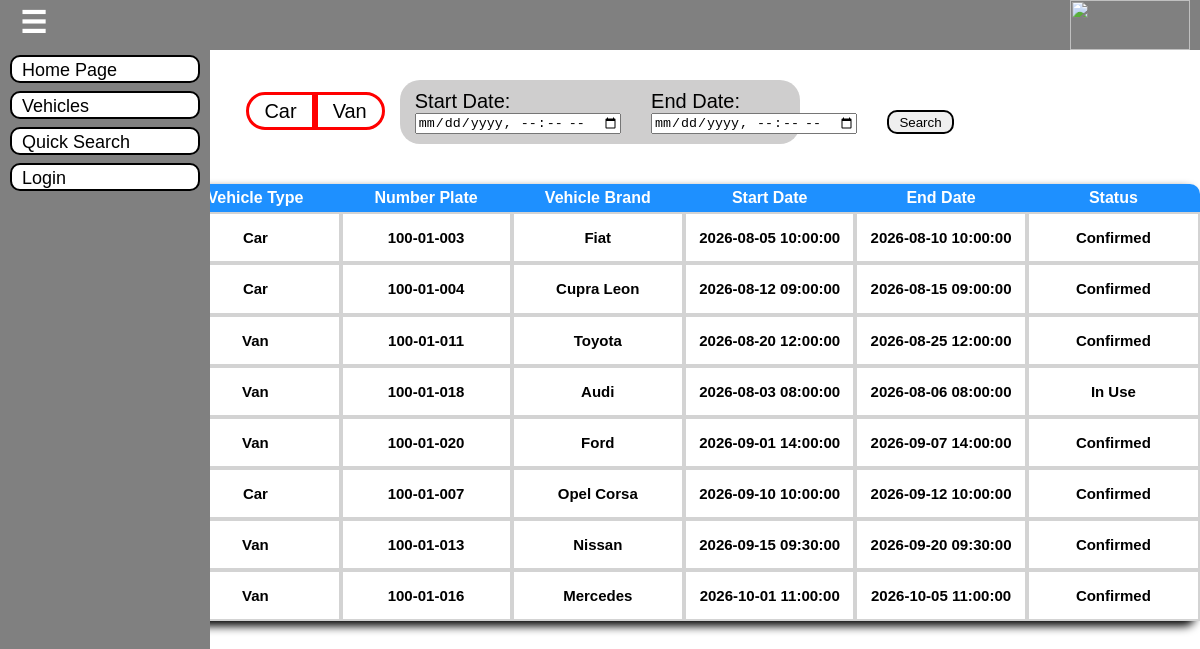
/VehicleRentalHistory.php, run on an earlier commit of the app's database.
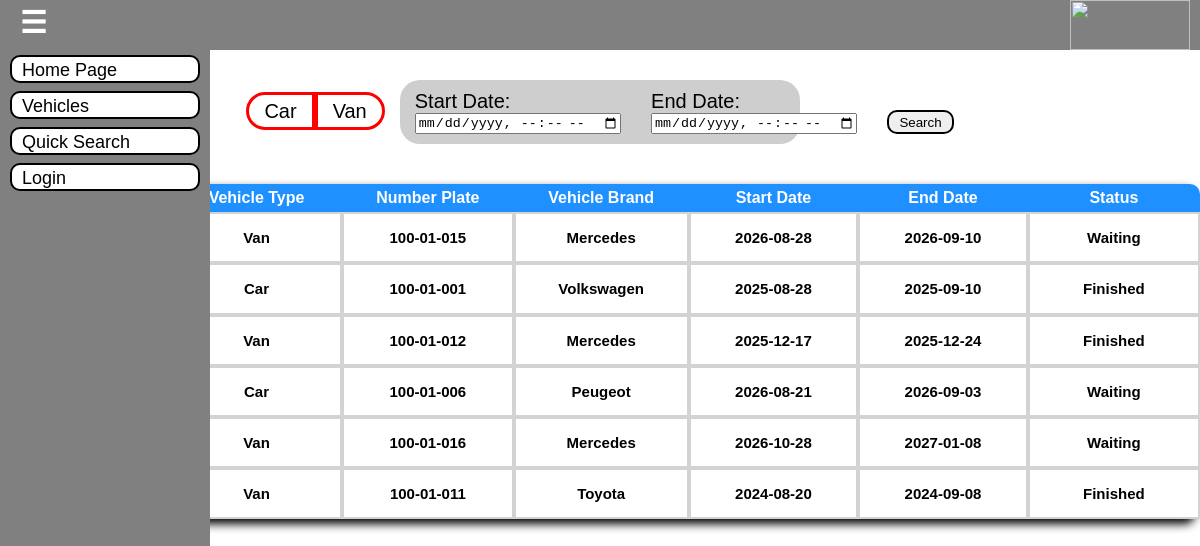
And on a later commit of the database.
### tables this page shows
CREATE TABLE IF NOT EXISTS `vehicle` (
  `Id` int NOT NULL AUTO_INCREMENT,
  `VehicleType` varchar(250) NOT NULL,
  `NumberPlate` varchar(250) NOT NULL,
  `VehicleBrand` varchar(250) NOT NULL,
  `Image` varchar(250) NOT NULL,
  `PricePerDay` decimal(10,2) NOT NULL,
  `GearBox` varchar(250) NOT NULL,
  `Seats` int NOT NULL,
  `Doors` int NOT NULL,
  `DriveStyle` tinyint(1) NOT NULL DEFAULT '0',
  `Miles` decimal(10,3) NOT NULL,
  `Color` varchar(250) NOT NULL,
  `Convertible` tinyint(1) NOT NULL DEFAULT '0',
  `EnergyType` varchar(250) NOT NULL,
  `HorsePower` int NOT NULL,
  `VehicleName` varchar(250) NOT NULL,
  `MaxSpeed` int NOT NULL,
  `DriveType` varchar(250) NOT NULL,
  `TankSize` int NOT NULL,
  `AirConditioner` tinyint(1) NOT NULL DEFAULT '0',
  `VehicleInside1` varchar(250) NOT NULL,
  `VehicleInside2` varchar(250) NOT NULL,
  `VehicleInside3` varchar(250) NOT NULL,
  `VehicleInside4` varchar(250) NOT NULL,
  `Branch` varchar(250) NOT NULL,
  `VehicleLogo` varchar(250) NOT NULL,
  `Rating` int NOT NULL,
  `TotalRating` int NOT NULL,
  PRIMARY KEY (`Id`)
);

CREATE TABLE IF NOT EXISTS `booking` (
  `BookingId` int NOT NULL AUTO_INCREMENT,
  `CustomerId` int NOT NULL,
  `VehicleId` int NOT NULL,
  `StartDate` date NOT NULL,
  `EndDate` date NOT NULL,
  `Status` varchar(250) NOT NULL,
  `CreatedAt` timestamp NOT NULL DEFAULT CURRENT_TIMESTAMP,
  `UpdatedAt` timestamp NOT NULL DEFAULT CURRENT_TIMESTAMP,
  `TotalPrice` decimal(10,2) NOT NULL,
  `RatingStatus` varchar(50) NOT NULL,
  PRIMARY KEY (`BookingId`),
  KEY `CustomerId` (`CustomerId`),
  KEY `CarId` (`VehicleId`)
);

### VehicleRentalHistory.php (the view, shortened to what this page needs)
<?php
    include "Nav.php";
    $con=OpenCon();
    $Search="";
    $Search2="";
?>
<!DOCTYPE HTML>
<html>
    <head>
    </head>
    <body>
        <nav class="nav">
            <form method="POST">
                <div class="Css1">
                    <label>
                        <span id="Car">Car</span>
                    </label>
                    <label>
                        <span id="Van">Van</span>
                    </label>
                </div>
                <div>
                    <label id="DateCss">Start Date:</label>
                    <input type="datetime-local" name="StartDate">
                </div>
                <div>
                    <label id="DateCss">End Date:</label>
                    <input type="datetime-local" name="EndDate">
                </div>
                <button type="submit" name="Search">Search</button>
            </form>
        </nav>
        <?php
            if(isset($_SESSION['Message3'])){
                echo $_SESSION['Message3'];
                unset($_SESSION['Message3']);
            }else{
        ?>
        <table>
            <th id="thLeft">Vehicle ID</th>
            <th>Vehicle Type</th>
            <th>Number Plate</th>
            <th>Vehicle Brand</th>
            <th>Start Date</th>
            <th>End Date</th>
            <th id="thRight">Status</th>
            <?php
                $Booking=mysqli_query($con,"SELECT * FROM Booking $Search2");
                while($b=mysqli_fetch_array($Booking)){
                    echo "<tr>";
                        $VehiclesRentalHistory=mysqli_query($con,"SELECT * FROM Vehicle $Search");
                        while($v=mysqli_fetch_array($VehiclesRentalHistory)){
                            if($v['Id']==$b['VehicleId']){
                                echo"<td><h1>".$v['Id']."</h1></td>
                                <td><h1>".$v['VehicleType']."</h1></td>
                                <td><h1>".$v['NumberPlate']."</h1></td>
                                <td><h1>".$v['VehicleBrand']."</h1></td>
                                <td><h1>".$b['StartDate']."</h1></td>
                                <td><h1>".$b['EndDate']."</h1></td>
                                <td><h1>".$b['Status']."</h1></td>";
                                break;
                            }
                        }
                    echo "</tr>";
                }
            }
            ?>
        </table>
    </body>
</html>

What changed in the data, as far as the page shows it:
removed booking: StartDate "2026-08-05 10:00:00", EndDate "2026-08-10 10:00:00", Status "Confirmed"
removed booking: StartDate "2026-08-20 12:00:00", EndDate "2026-08-25 12:00:00", Status "Confirmed", vehicle (VehicleType "Van", NumberPlate "100-01-011", VehicleBrand "Toyota")
removed booking: StartDate "2026-08-03 08:00:00", EndDate "2026-08-06 08:00:00", Status "In Use"
removed booking: StartDate "2026-09-01 14:00:00", EndDate "2026-09-07 14:00:00", Status "Confirmed"
removed booking: StartDate "2026-09-15 09:30:00", EndDate "2026-09-20 09:30:00", Status "Confirmed"
no longer on this page (row edited): vehicle: VehicleType "Van", NumberPlate "100-01-013", VehicleBrand "Nissan"
removed booking: StartDate "2026-10-01 11:00:00", EndDate "2026-10-05 11:00:00", Status "Confirmed", vehicle (VehicleType "Van", NumberPlate "100-01-016", VehicleBrand "Mercedes")
added booking: StartDate "2026-08-28", EndDate "2026-09-10", Status "Waiting"
changed booking (number 1 of 6 on the later page): loses vehicle (VehicleType "Car", NumberPlate "100-01-003", VehicleBrand "Fiat"); gains vehicle (VehicleType "Van", NumberPlate "100-01-015", VehicleBrand "Mercedes")
changed booking (number 2 of 6 on the later page): loses vehicle (VehicleType "Car", NumberPlate "100-01-004", VehicleBrand "Cupra Leon", $b['StartDate'] "2026-08-12 09:00:00", $b['EndDate'] "2026-08-15 09:00:00", $b['Status'] "Confirmed"); gains vehicle (VehicleType "Car", NumberPlate "100-01-001", VehicleBrand "Volkswagen", $b['StartDate'] "2025-08-28", $b['EndDate'] "2025-09-10", $b['Status'] "Finished")
added booking: StartDate "2025-12-17", EndDate "2025-12-24", Status "Finished"
changed booking (number 3 of 6 on the later page): gains vehicle (VehicleType "Van", NumberPlate "100-01-012", VehicleBrand "Mercedes")
added booking: StartDate "2026-08-21", EndDate "2026-09-03", Status "Waiting"
changed booking (number 4 of 6 on the later page): loses vehicle (VehicleType "Van", NumberPlate "100-01-018", VehicleBrand "Audi"); gains vehicle (VehicleType "Car", NumberPlate "100-01-006", VehicleBrand "Peugeot")
added booking: StartDate "2026-10-28", EndDate "2027-01-08", Status "Waiting", vehicle (VehicleType "Van", NumberPlate "100-01-016", VehicleBrand "Mercedes")
changed booking (number 5 of 6 on the later page): loses vehicle (VehicleType "Van", NumberPlate "100-01-020", VehicleBrand "Ford")
changed booking (number 6 of 6 on the later page): loses vehicle (VehicleType "Car", NumberPlate "100-01-007", VehicleBrand "Opel Corsa", $b['StartDate'] "2026-09-10 10:00:00", $b['EndDate'] "2026-09-12 10:00:00", $b['Status'] "Confirmed"); gains vehicle (VehicleType "Van", NumberPlate "100-01-011", VehicleBrand "Toyota", $b['StartDate'] "2024-08-20", $b['EndDate'] "2024-09-08", $b['Status'] "Finished"); StartDate (not shown) → "2024-08-20"; EndDate (not shown) → "2024-09-08"; Status (not shown) → "Finished"
